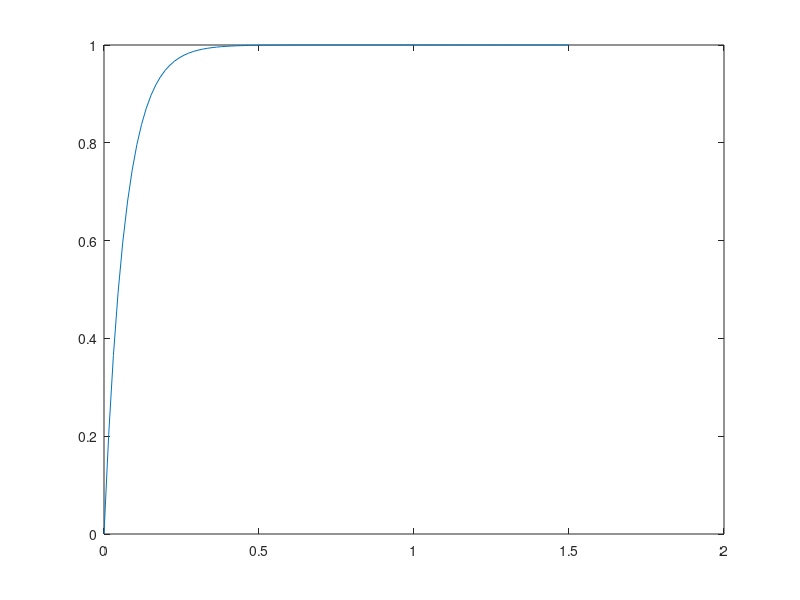

Recreate this plot in MATLAB.
% Cole Stoumbaugh
clc;
clear;

%% Problem 4

A = [-2, 1, 0; 0, 0, 1; 0, -6, -1];
B = [1; 0; 0];
C = [1, 0, 0];
D = [0];
[b,a] = ss2tf(A,B,C,D);
G = tf(b,a)

%% Problem 5

t = linspace(0,1.5);
c = 1-exp(-15*t);

figure(1);clf
plot(t,c);
